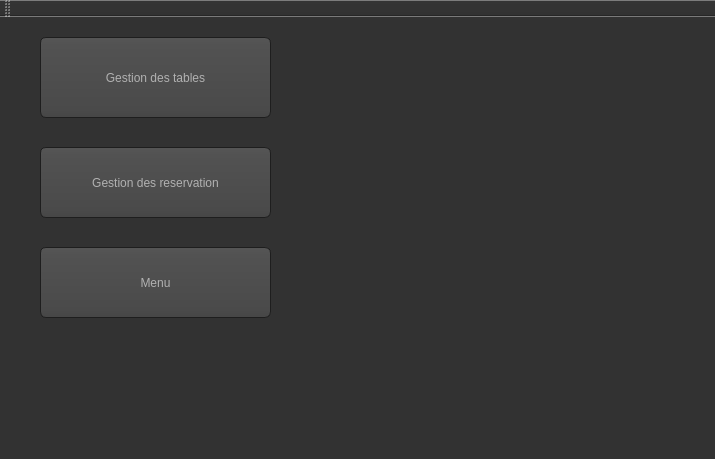
<?xml version="1.0" encoding="UTF-8"?>
<ui version="4.0">
 <class>MainWindow</class>
 <widget class="QMainWindow" name="MainWindow">
  <property name="geometry">
   <rect>
    <x>0</x>
    <y>0</y>
    <width>715</width>
    <height>459</height>
   </rect>
  </property>
  <property name="windowTitle">
   <string>Smart Restaurant</string>
  </property>
  <property name="styleSheet">
   <string notr="true">QToolTip
{
     border: 1px solid black;
     background-color: #ffa02f;
     padding: 1px;
     border-radius: 3px;
     opacity: 100;
}

QWidget
{
    color: #b1b1b1;
    background-color: #323232;
}

QWidget:item:hover
{
    background-color: QLinearGradient( x1: 0, y1: 0, x2: 0, y2: 1, stop: 0 #ffa02f, stop: 1 #ca0619);
    color: #000000;
}

QWidget:item:selected
{
    background-color: QLinearGradient( x1: 0, y1: 0, x2: 0, y2: 1, stop: 0 #ffa02f, stop: 1 #d7801a);
}

QMenuBar::item
{
    background: transparent;
}

QMenuBar::item:selected
{
    background: transparent;
    border: 1px solid #ffaa00;
}

QMenuBar::item:pressed
{
    background: #444;
    border: 1px solid #000;
    background-color: QLinearGradient(
        x1:0, y1:0,
        x2:0, y2:1,
        stop:1 #212121,
        stop:0.4 #343434/*,
        stop:0.2 #343434,
        stop:0.1 #ffaa00*/
    );
    margin-bottom:-1px;
    padding-bottom:1px;
}

QMenu
{
    border: 1px solid #000;
}

QMenu::item
{
    padding: 2px 20px 2px 20px;
}

QMenu::item:selected
{
    color: #000000;
}

QWidget:disabled
{
    color: #404040;
    background-color: #323232;
}

QAbstractItemView
{
    background-color: QLinearGradient( x1: 0, y1: 0, x2: 0, y2: 1, stop: 0 #4d4d4d, stop: 0.1 #646464, stop: 1 #5d5d5d);
}

QWidget:focus
{
    /*border: 2px solid QLinearGradient( x1: 0, y1: 0, x2: 0, y2: 1, stop: 0 #ffa02f, stop: 1 #d7801a);*/
}

QLineEdit
{
    background-color: QLinearGradient( x1: 0, y1: 0, x2: 0, y2: 1, stop: 0 #4d4d4d, stop: 0 #646464, stop: 1 #5d5d5d);
    padding: 1px;
    border-style: solid;
    border: 1px solid #1e1e1e;
    border-radius: 5;
}

QPushButton
{
    color: #b1b1b1;
    background-color: QLinearGradient( x1: 0, y1: 0, x2: 0, y2: 1, stop: 0 #565656, stop: 0.1 #525252, stop: 0.5 #4e4e4e, stop: 0.9 #4a4a4a, stop: 1 #464646);
    border-width: 1px;
    border-color: #1e1e1e;
    border-style: solid;
    border-radius: 6;
    padding: 3px;
    font-size: 12px;
    padding-left: 5px;
    padding-right: 5px;
}

QPushButton:pressed
{
    background-color: QLinearGradient( x1: 0, y1: 0, x2: 0, y2: 1, stop: 0 #2d2d2d, stop: 0.1 #2b2b2b, stop: 0.5 #292929, stop: 0.9 #282828, stop: 1 #252525);
}

QComboBox
{
    selection-background-color: #ffaa00;
    background-color: QLinearGradient( x1: 0, y1: 0, x2: 0, y2: 1, stop: 0 #565656, stop: 0.1 #525252, stop: 0.5 #4e4e4e, stop: 0.9 #4a4a4a, stop: 1 #464646);
    border-style: solid;
    border: 1px solid #1e1e1e;
    border-radius: 5;
}

QComboBox:hover,QPushButton:hover
{
    border: 2px solid QLinearGradient( x1: 0, y1: 0, x2: 0, y2: 1, stop: 0 #ffa02f, stop: 1 #d7801a);
}


QComboBox:on
{
    padding-top: 3px;
    padding-left: 4px;
    background-color: QLinearGradient( x1: 0, y1: 0, x2: 0, y2: 1, stop: 0 #2d2d2d, stop: 0.1 #2b2b2b, stop: 0.5 #292929, stop: 0.9 #282828, stop: 1 #252525);
    selection-background-color: #ffaa00;
}

QComboBox QAbstractItemView
{
    border: 2px solid darkgray;
    selection-background-color: QLinearGradient( x1: 0, y1: 0, x2: 0, y2: 1, stop: 0 #ffa02f, stop: 1 #d7801a);
}

QComboBox::drop-down
{
     subcontrol-origin: padding;
     subcontrol-position: top right;
     width: 15px;

     border-left-width: 0px;
     border-left-color: darkgray;
     border-left-style: solid; /* just a single line */
     border-top-right-radius: 3px; /* same radius as the QComboBox */
     border-bottom-right-radius: 3px;
 }

QComboBox::down-arrow
{
     image: url(:/down_arrow.png);
}

QGroupBox:focus
{
border: 2px solid QLinearGradient( x1: 0, y1: 0, x2: 0, y2: 1, stop: 0 #ffa02f, stop: 1 #d7801a);
}

QTextEdit:focus
{
    border: 2px solid QLinearGradient( x1: 0, y1: 0, x2: 0, y2: 1, stop: 0 #ffa02f, stop: 1 #d7801a);
}

QScrollBar:horizontal {
     border: 1px solid #222222;
     background: QLinearGradient( x1: 0, y1: 0, x2: 0, y2: 1, stop: 0.0 #121212, stop: 0.2 #282828, stop: 1 #484848);
     height: 7px;
     margin: 0px 16px 0 16px;
}

QScrollBar::handle:horizontal
{
      background: QLinearGradient( x1: 0, y1: 0, x2: 1, y2: 0, stop: 0 #ffa02f, stop: 0.5 #d7801a, stop: 1 #ffa02f);
      min-height: 20px;
      border-radius: 2px;
}

QScrollBar::add-line:horizontal {
      border: 1px solid #1b1b19;
      border-radius: 2px;
      background: QLinearGradient( x1: 0, y1: 0, x2: 1, y2: 0, stop: 0 #ffa02f, stop: 1 #d7801a);
      width: 14px;
      subcontrol-position: right;
      subcontrol-origin: margin;
}

QScrollBar::sub-line:horizontal {
      border: 1px solid #1b1b19;
      border-radius: 2px;
      background: QLinearGradient( x1: 0, y1: 0, x2: 1, y2: 0, stop: 0 #ffa02f, stop: 1 #d7801a);
      width: 14px;
     subcontrol-position: left;
     subcontrol-origin: margin;
}

QScrollBar::right-arrow:horizontal, QScrollBar::left-arrow:horizontal
{
      border: 1px solid black;
      width: 1px;
      height: 1px;
      background: white;
}

QScrollBar::add-page:horizontal, QScrollBar::sub-page:horizontal
{
      background: none;
}

QScrollBar:vertical
{
      background: QLinearGradient( x1: 0, y1: 0, x2: 1, y2: 0, stop: 0.0 #121212, stop: 0.2 #282828, stop: 1 #484848);
      width: 7px;
      margin: 16px 0 16px 0;
      border: 1px solid #222222;
}

QScrollBar::handle:vertical
{
      background: QLinearGradient( x1: 0, y1: 0, x2: 0, y2: 1, stop: 0 #ffa02f, stop: 0.5 #d7801a, stop: 1 #ffa02f);
      min-height: 20px;
      border-radius: 2px;
}

QScrollBar::add-line:vertical
{
      border: 1px solid #1b1b19;
      border-radius: 2px;
      background: QLinearGradient( x1: 0, y1: 0, x2: 0, y2: 1, stop: 0 #ffa02f, stop: 1 #d7801a);
      height: 14px;
      subcontrol-position: bottom;
      subcontrol-origin: margin;
}

QScrollBar::sub-line:vertical
{
      border: 1px solid #1b1b19;
      border-radius: 2px;
      background: QLinearGradient( x1: 0, y1: 0, x2: 0, y2: 1, stop: 0 #d7801a, stop: 1 #ffa02f);
      height: 14px;
      subcontrol-position: top;
      subcontrol-origin: margin;
}

QScrollBar::up-arrow:vertical, QScrollBar::down-arrow:vertical
{
      border: 1px solid black;
      width: 1px;
      height: 1px;
      background: white;
}


QScrollBar::add-page:vertical, QScrollBar::sub-page:vertical
{
      background: none;
}

QTextEdit
{
    background-color: #242424;
}

QPlainTextEdit
{
    background-color: #242424;
}

QHeaderView::section
{
    background-color: QLinearGradient(x1:0, y1:0, x2:0, y2:1, stop:0 #616161, stop: 0.5 #505050, stop: 0.6 #434343, stop:1 #656565);
    color: white;
    padding-left: 4px;
    border: 1px solid #6c6c6c;
}

QCheckBox:disabled
{
color: #414141;
}

QDockWidget::title
{
    text-align: center;
    spacing: 3px; /* spacing between items in the tool bar */
    background-color: QLinearGradient(x1:0, y1:0, x2:0, y2:1, stop:0 #323232, stop: 0.5 #242424, stop:1 #323232);
}

QDockWidget::close-button, QDockWidget::float-button
{
    text-align: center;
    spacing: 1px; /* spacing between items in the tool bar */
    background-color: QLinearGradient(x1:0, y1:0, x2:0, y2:1, stop:0 #323232, stop: 0.5 #242424, stop:1 #323232);
}

QDockWidget::close-button:hover, QDockWidget::float-button:hover
{
    background: #242424;
}

QDockWidget::close-button:pressed, QDockWidget::float-button:pressed
{
    padding: 1px -1px -1px 1px;
}

QMainWindow::separator
{
    background-color: QLinearGradient(x1:0, y1:0, x2:0, y2:1, stop:0 #161616, stop: 0.5 #151515, stop: 0.6 #212121, stop:1 #343434);
    color: white;
    padding-left: 4px;
    border: 1px solid #4c4c4c;
    spacing: 3px; /* spacing between items in the tool bar */
}

QMainWindow::separator:hover
{

    background-color: QLinearGradient(x1:0, y1:0, x2:0, y2:1, stop:0 #d7801a, stop:0.5 #b56c17 stop:1 #ffa02f);
    color: white;
    padding-left: 4px;
    border: 1px solid #6c6c6c;
    spacing: 3px; /* spacing between items in the tool bar */
}

QToolBar::handle
{
     spacing: 3px; /* spacing between items in the tool bar */
     background: url(:/images/handle.png);
}

QMenu::separator
{
    height: 2px;
    background-color: QLinearGradient(x1:0, y1:0, x2:0, y2:1, stop:0 #161616, stop: 0.5 #151515, stop: 0.6 #212121, stop:1 #343434);
    color: white;
    padding-left: 4px;
    margin-left: 10px;
    margin-right: 5px;
}

QProgressBar
{
    border: 2px solid grey;
    border-radius: 5px;
    text-align: center;
}

QProgressBar::chunk
{
    background-color: #d7801a;
    width: 2.15px;
    margin: 0.5px;
}

QTabBar::tab {
    color: #b1b1b1;
    border: 1px solid #444;
    border-bottom-style: none;
    background-color: #323232;
    padding-left: 10px;
    padding-right: 10px;
    padding-top: 3px;
    padding-bottom: 2px;
    margin-right: -1px;
}

QTabWidget::pane {
    border: 1px solid #444;
    top: 1px;
}

QTabBar::tab:last
{
    margin-right: 0; /* the last selected tab has nothing to overlap with on the right */
    border-top-right-radius: 3px;
}

QTabBar::tab:first:!selected
{
 margin-left: 0px; /* the last selected tab has nothing to overlap with on the right */


    border-top-left-radius: 3px;
}

QTabBar::tab:!selected
{
    color: #b1b1b1;
    border-bottom-style: solid;
    margin-top: 3px;
    background-color: QLinearGradient(x1:0, y1:0, x2:0, y2:1, stop:1 #212121, stop:.4 #343434);
}

QTabBar::tab:selected
{
    border-top-left-radius: 3px;
    border-top-right-radius: 3px;
    margin-bottom: 0px;
}

QTabBar::tab:!selected:hover
{
    /*border-top: 2px solid #ffaa00;
    padding-bottom: 3px;*/
    border-top-left-radius: 3px;
    border-top-right-radius: 3px;
    background-color: QLinearGradient(x1:0, y1:0, x2:0, y2:1, stop:1 #212121, stop:0.4 #343434, stop:0.2 #343434, stop:0.1 #ffaa00);
}

QRadioButton::indicator:checked, QRadioButton::indicator:unchecked{
    color: #b1b1b1;
    background-color: #323232;
    border: 1px solid #b1b1b1;
    border-radius: 6px;
}

QRadioButton::indicator:checked
{
    background-color: qradialgradient(
        cx: 0.5, cy: 0.5,
        fx: 0.5, fy: 0.5,
        radius: 1.0,
        stop: 0.25 #ffaa00,
        stop: 0.3 #323232
    );
}

QCheckBox::indicator{
    color: #b1b1b1;
    background-color: #323232;
    border: 1px solid #b1b1b1;
    width: 9px;
    height: 9px;
}

QRadioButton::indicator
{
    border-radius: 6px;
}

QRadioButton::indicator:hover, QCheckBox::indicator:hover
{
    border: 1px solid #ffaa00;
}

QCheckBox::indicator:checked
{
    image:url(:/images/checkbox.png);
}

QCheckBox::indicator:disabled, QRadioButton::indicator:disabled
{
    border: 1px solid #444;
}</string>
  </property>
  <widget class="QWidget" name="centralWidget">
   <widget class="QPushButton" name="gestio_tables">
    <property name="geometry">
     <rect>
      <x>40</x>
      <y>20</y>
      <width>231</width>
      <height>81</height>
     </rect>
    </property>
    <property name="styleSheet">
     <string notr="true"/>
    </property>
    <property name="text">
     <string>Gestion des tables</string>
    </property>
    <property name="icon">
     <iconset resource="images.qrc">
      <normaloff>:/images/table.png</normaloff>:/images/table.png</iconset>
    </property>
    <property name="iconSize">
     <size>
      <width>80</width>
      <height>80</height>
     </size>
    </property>
   </widget>
   <widget class="QPushButton" name="pushButton_2">
    <property name="geometry">
     <rect>
      <x>40</x>
      <y>130</y>
      <width>231</width>
      <height>71</height>
     </rect>
    </property>
    <property name="styleSheet">
     <string notr="true"/>
    </property>
    <property name="text">
     <string>Gestion des reservation</string>
    </property>
    <property name="icon">
     <iconset resource="images.qrc">
      <normaloff>:/images/reservation.png</normaloff>:/images/reservation.png</iconset>
    </property>
    <property name="iconSize">
     <size>
      <width>80</width>
      <height>80</height>
     </size>
    </property>
   </widget>
   <widget class="QPushButton" name="menu">
    <property name="geometry">
     <rect>
      <x>40</x>
      <y>230</y>
      <width>231</width>
      <height>71</height>
     </rect>
    </property>
    <property name="styleSheet">
     <string notr="true"/>
    </property>
    <property name="text">
     <string>Menu</string>
    </property>
    <property name="icon">
     <iconset resource="images.qrc">
      <normaloff>:/images/reservation.png</normaloff>:/images/reservation.png</iconset>
    </property>
    <property name="iconSize">
     <size>
      <width>80</width>
      <height>80</height>
     </size>
    </property>
   </widget>
  </widget>
  <widget class="QMenuBar" name="menuBar">
   <property name="geometry">
    <rect>
     <x>0</x>
     <y>0</y>
     <width>715</width>
     <height>26</height>
    </rect>
   </property>
  </widget>
  <widget class="QStatusBar" name="statusBar"/>
  <widget class="QToolBar" name="mainToolBar">
   <attribute name="toolBarArea">
    <enum>TopToolBarArea</enum>
   </attribute>
   <attribute name="toolBarBreak">
    <bool>false</bool>
   </attribute>
  </widget>
 </widget>
 <layoutdefault spacing="6" margin="11"/>
 <resources>
  <include location="images.qrc"/>
 </resources>
 <connections/>
</ui>
